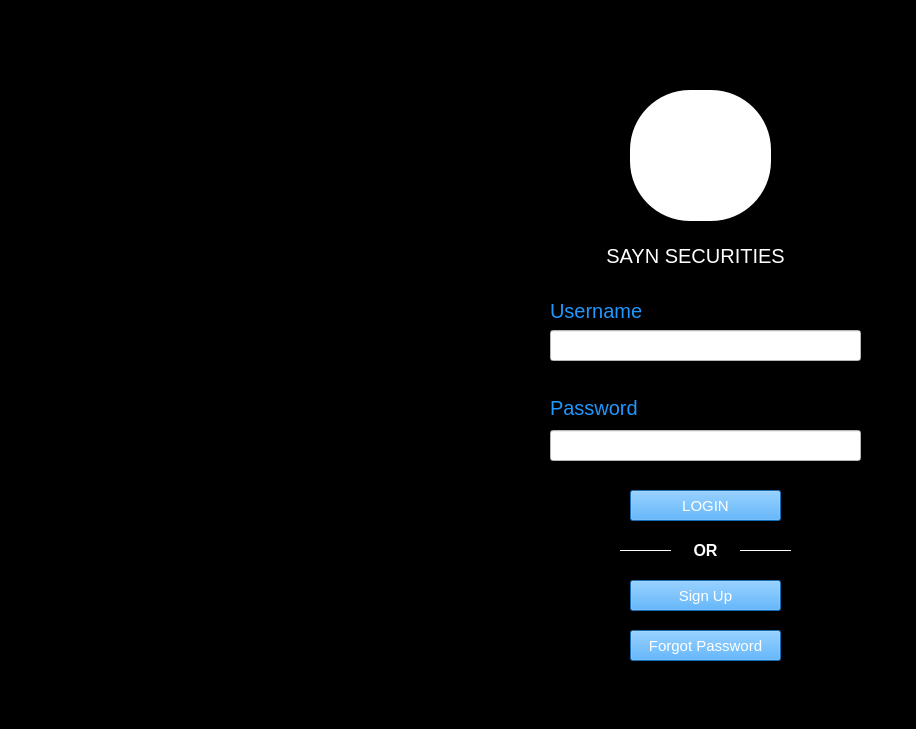
<?xml version="1.0" encoding="UTF-8"?>
<ui version="4.0">
 <class>LOGIN</class>
 <widget class="QMainWindow" name="LOGIN">
  <property name="geometry">
   <rect>
    <x>0</x>
    <y>0</y>
    <width>916</width>
    <height>729</height>
   </rect>
  </property>
  <property name="windowTitle">
   <string>Login</string>
  </property>
  <property name="styleSheet">
   <string notr="true">background-color: rgb(0, 0, 0);</string>
  </property>
  <widget class="QWidget" name="centralwidget">
   <widget class="QLabel" name="sayn">
    <property name="geometry">
     <rect>
      <x>570</x>
      <y>240</y>
      <width>251</width>
      <height>31</height>
     </rect>
    </property>
    <property name="font">
     <font>
      <pointsize>15</pointsize>
     </font>
    </property>
    <property name="autoFillBackground">
     <bool>false</bool>
    </property>
    <property name="styleSheet">
     <string notr="true">color: rgb(255, 255, 255);</string>
    </property>
    <property name="text">
     <string>SAYN SECURITIES</string>
    </property>
    <property name="alignment">
     <set>Qt::AlignCenter</set>
    </property>
   </widget>
   <widget class="QLabel" name="username">
    <property name="geometry">
     <rect>
      <x>550</x>
      <y>300</y>
      <width>111</width>
      <height>21</height>
     </rect>
    </property>
    <property name="font">
     <font>
      <pointsize>15</pointsize>
     </font>
    </property>
    <property name="styleSheet">
     <string notr="true">color: rgb(32, 151, 255);
</string>
    </property>
    <property name="text">
     <string>Username</string>
    </property>
   </widget>
   <widget class="QLabel" name="password">
    <property name="geometry">
     <rect>
      <x>550</x>
      <y>400</y>
      <width>111</width>
      <height>16</height>
     </rect>
    </property>
    <property name="font">
     <font>
      <pointsize>15</pointsize>
     </font>
    </property>
    <property name="styleSheet">
     <string notr="true">color: rgb(32, 151, 255);</string>
    </property>
    <property name="text">
     <string>Password</string>
    </property>
   </widget>
   <widget class="QLineEdit" name="userbox">
    <property name="geometry">
     <rect>
      <x>550</x>
      <y>330</y>
      <width>311</width>
      <height>31</height>
     </rect>
    </property>
    <property name="styleSheet">
     <string notr="true">background-color: rgb(255, 255, 255);</string>
    </property>
   </widget>
   <widget class="QLineEdit" name="passwordbox">
    <property name="geometry">
     <rect>
      <x>550</x>
      <y>430</y>
      <width>311</width>
      <height>31</height>
     </rect>
    </property>
    <property name="styleSheet">
     <string notr="true">background-color: rgb(255, 255, 255);</string>
    </property>
   </widget>
   <widget class="QPushButton" name="loginbutton">
    <property name="geometry">
     <rect>
      <x>630</x>
      <y>490</y>
      <width>151</width>
      <height>31</height>
     </rect>
    </property>
    <property name="font">
     <font>
      <pointsize>11</pointsize>
     </font>
    </property>
    <property name="styleSheet">
     <string notr="true">background-color: rgb(32, 151, 255);
color: rgb(255, 255, 255);</string>
    </property>
    <property name="text">
     <string>LOGIN</string>
    </property>
   </widget>
   <widget class="QPushButton" name="resetbutton">
    <property name="geometry">
     <rect>
      <x>630</x>
      <y>630</y>
      <width>151</width>
      <height>31</height>
     </rect>
    </property>
    <property name="font">
     <font>
      <pointsize>11</pointsize>
     </font>
    </property>
    <property name="styleSheet">
     <string notr="true">background-color: rgb(32, 151, 255);
color: rgb(255, 255, 255);
</string>
    </property>
    <property name="text">
     <string>Forgot Password</string>
    </property>
   </widget>
   <widget class="Line" name="line">
    <property name="geometry">
     <rect>
      <x>620</x>
      <y>540</y>
      <width>51</width>
      <height>21</height>
     </rect>
    </property>
    <property name="font">
     <font>
      <weight>75</weight>
      <bold>true</bold>
     </font>
    </property>
    <property name="styleSheet">
     <string notr="true">color: rgb(255, 255, 255);</string>
    </property>
    <property name="frameShadow">
     <enum>QFrame::Plain</enum>
    </property>
    <property name="lineWidth">
     <number>1</number>
    </property>
    <property name="midLineWidth">
     <number>0</number>
    </property>
    <property name="orientation">
     <enum>Qt::Horizontal</enum>
    </property>
   </widget>
   <widget class="Line" name="line_2">
    <property name="geometry">
     <rect>
      <x>740</x>
      <y>540</y>
      <width>51</width>
      <height>21</height>
     </rect>
    </property>
    <property name="font">
     <font>
      <weight>75</weight>
      <bold>true</bold>
     </font>
    </property>
    <property name="styleSheet">
     <string notr="true">color: rgb(255, 255, 255);</string>
    </property>
    <property name="frameShadow">
     <enum>QFrame::Plain</enum>
    </property>
    <property name="lineWidth">
     <number>1</number>
    </property>
    <property name="midLineWidth">
     <number>0</number>
    </property>
    <property name="orientation">
     <enum>Qt::Horizontal</enum>
    </property>
   </widget>
   <widget class="QLabel" name="ORtext">
    <property name="geometry">
     <rect>
      <x>680</x>
      <y>530</y>
      <width>51</width>
      <height>41</height>
     </rect>
    </property>
    <property name="font">
     <font>
      <pointsize>12</pointsize>
      <weight>75</weight>
      <bold>true</bold>
     </font>
    </property>
    <property name="styleSheet">
     <string notr="true">color: rgb(255, 255, 255);</string>
    </property>
    <property name="text">
     <string>OR</string>
    </property>
    <property name="alignment">
     <set>Qt::AlignCenter</set>
    </property>
   </widget>
   <widget class="QPushButton" name="image">
    <property name="geometry">
     <rect>
      <x>630</x>
      <y>90</y>
      <width>141</width>
      <height>131</height>
     </rect>
    </property>
    <property name="styleSheet">
     <string notr="true">border-radius: 60px;
background-color: rgb(255, 255, 255);
image: url(:/is/3.png);</string>
    </property>
    <property name="text">
     <string/>
    </property>
   </widget>
   <widget class="QPushButton" name="signup">
    <property name="geometry">
     <rect>
      <x>630</x>
      <y>580</y>
      <width>151</width>
      <height>31</height>
     </rect>
    </property>
    <property name="font">
     <font>
      <pointsize>11</pointsize>
      <weight>50</weight>
      <bold>false</bold>
     </font>
    </property>
    <property name="styleSheet">
     <string notr="true">background-color: rgb(32, 151, 255);
color: rgb(255, 255, 255);</string>
    </property>
    <property name="text">
     <string>Sign Up</string>
    </property>
   </widget>
  </widget>
  <widget class="QStatusBar" name="statusbar"/>
 </widget>
 <resources>
  <include location="sayn2.qrc.png"/>
 </resources>
 <connections/>
</ui>
